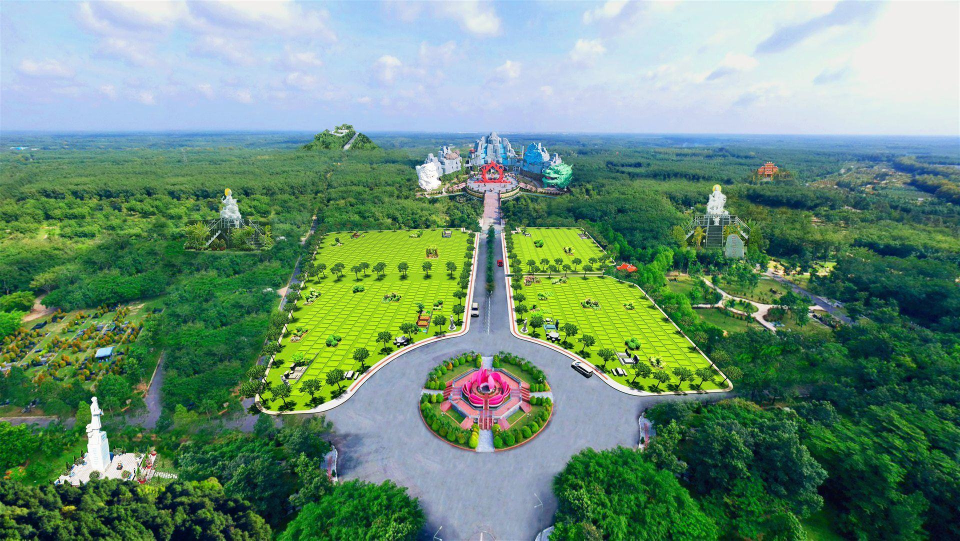
#> input picture assets/img/avenue.jpg, 1920 x 1081 px (shown at 1/2 size); its folder holds only this picture in this run
$ python gen_sizes.py
#> lines starting #> are read from the running program, lines starting #| are printed output that depends on the picture
"""Tạo bản ảnh nhỏ (640w, 1080w) trong assets/img/r/ cho srcset. Chạy lại khi thêm ảnh: python _src/gen_sizes.py"""
import glob, os
from PIL import Image
WIDTHS = (640, 1080)
for p in glob.glob('assets/img/**/*.jpg', recursive=True):
    p = p.replace(os.sep, '/')
    if '/r/' in p: continue
    im = Image.open(p)
#> im is the input picture: PIL image 1920x1081 RGB; mean R, G, B 107.1, 143.1, 118.6
    if im.width <= 1180: continue
    rel = p[len('assets/img/'):-4]
    for w in WIDTHS:
        out = f'assets/img/r/{rel}-{w}.jpg'
        if os.path.exists(out) and os.path.getmtime(out) > os.path.getmtime(p): continue
        os.makedirs(os.path.dirname(out), exist_ok=True)
        im.convert('RGB').resize((w, round(im.height * w / im.width)), Image.LANCZOS).save(out, quality=80, progressive=True, optimize=True)
#> this loop made 2 passes
#> pass 1, `im.convert('RGB').resize((w, round(im.height * w / im.width)), Image.L..`:
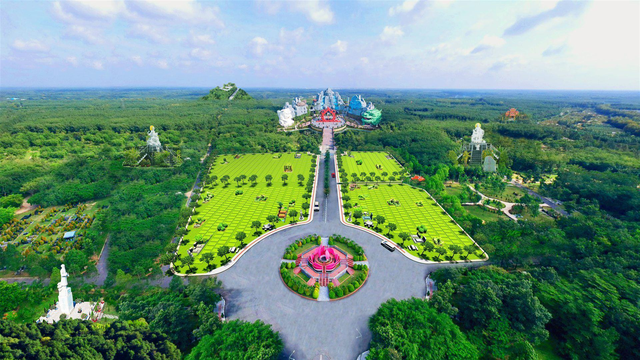
#> saved as avenue-640.jpg: PIL image 640x360 RGB; mean R, G, B 107.1, 143.1, 118.6
print('ok')

$ run again, on assets/img/cau-sieu.jpg
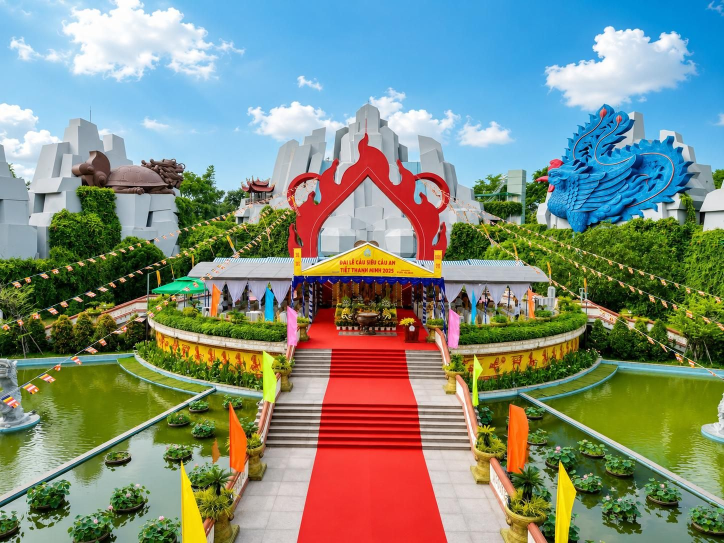
#> input picture assets/img/cau-sieu.jpg, 1448 x 1086 px (shown at 1/2 size)
#> im is the input picture: PIL image 1448x1086 RGB; mean R, G, B 128.7, 141.2, 126.8
#> the loop `for w in WIDTHS:` made 2 passes
#> pass 1, `im.convert('RGB').resize((w, round(im.height * w / im.width)), Image.L..`:
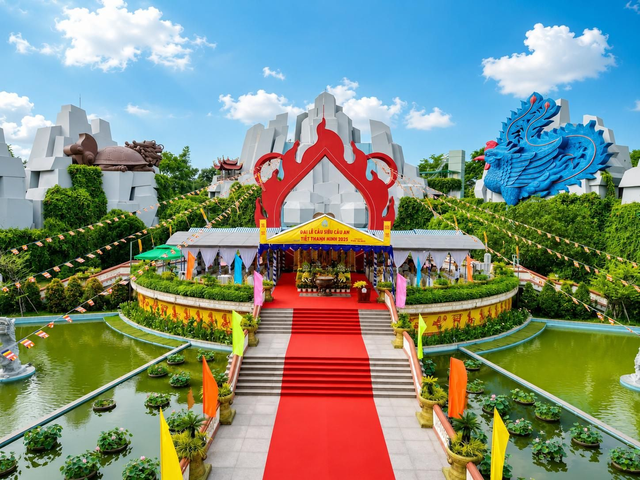
#> saved as cau-sieu-640.jpg: PIL image 640x480 RGB; mean R, G, B 128.7, 141.3, 126.8
#> pass 2, `im.convert('RGB').resize((w, round(im.height * w / im.width)), Image.L..`:
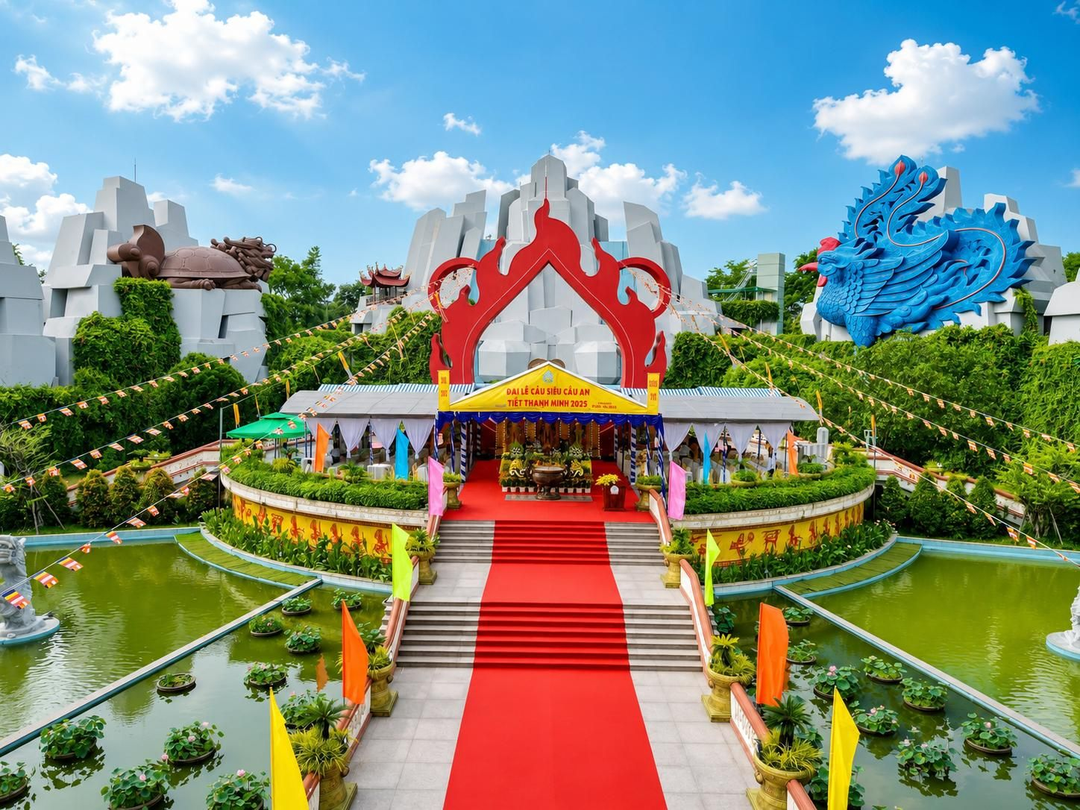
#> saved as cau-sieu-1080.jpg: PIL image 1080x810 RGB; mean R, G, B 128.7, 141.2, 126.8

$ run again, on assets/img/columbaria-blue.jpg
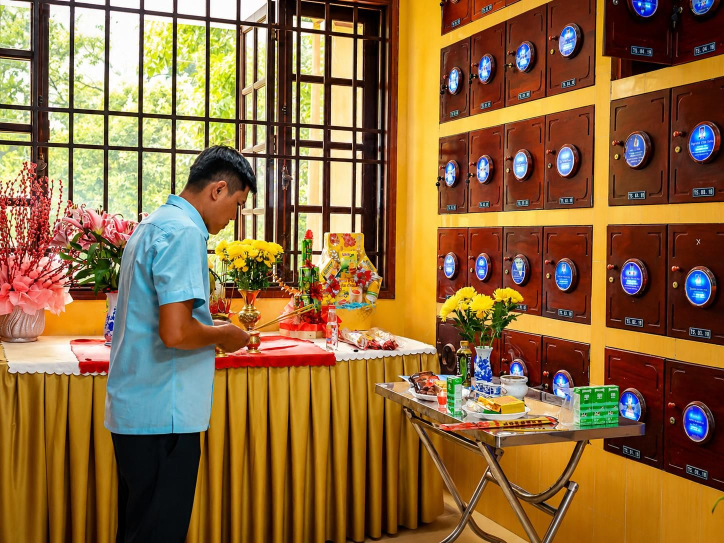
#> input picture assets/img/columbaria-blue.jpg, 1448 x 1086 px (shown at 1/2 size)
#> im is the input picture: PIL image 1448x1086 RGB; mean R, G, B 141.6, 106.3, 62.7
#> the loop `for w in WIDTHS:` made 2 passes
#> pass 1, `im.convert('RGB').resize((w, round(im.height * w / im.width)), Image.L..`:
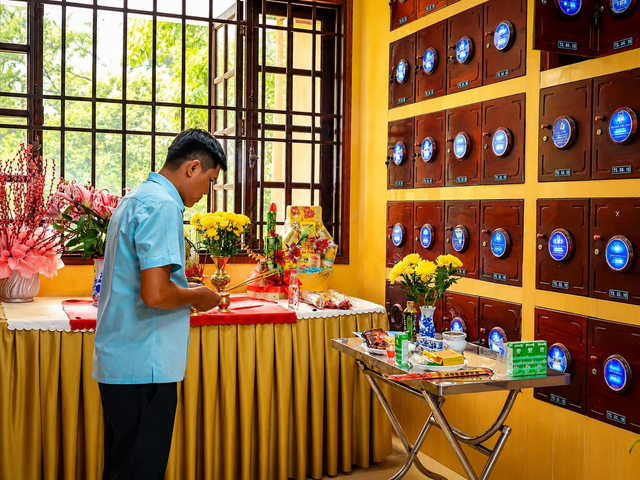
#> saved as columbaria-blue-640.jpg: PIL image 640x480 RGB; mean R, G, B 141.5, 106.3, 62.7
#> pass 2, `im.convert('RGB').resize((w, round(im.height * w / im.width)), Image.L..`:
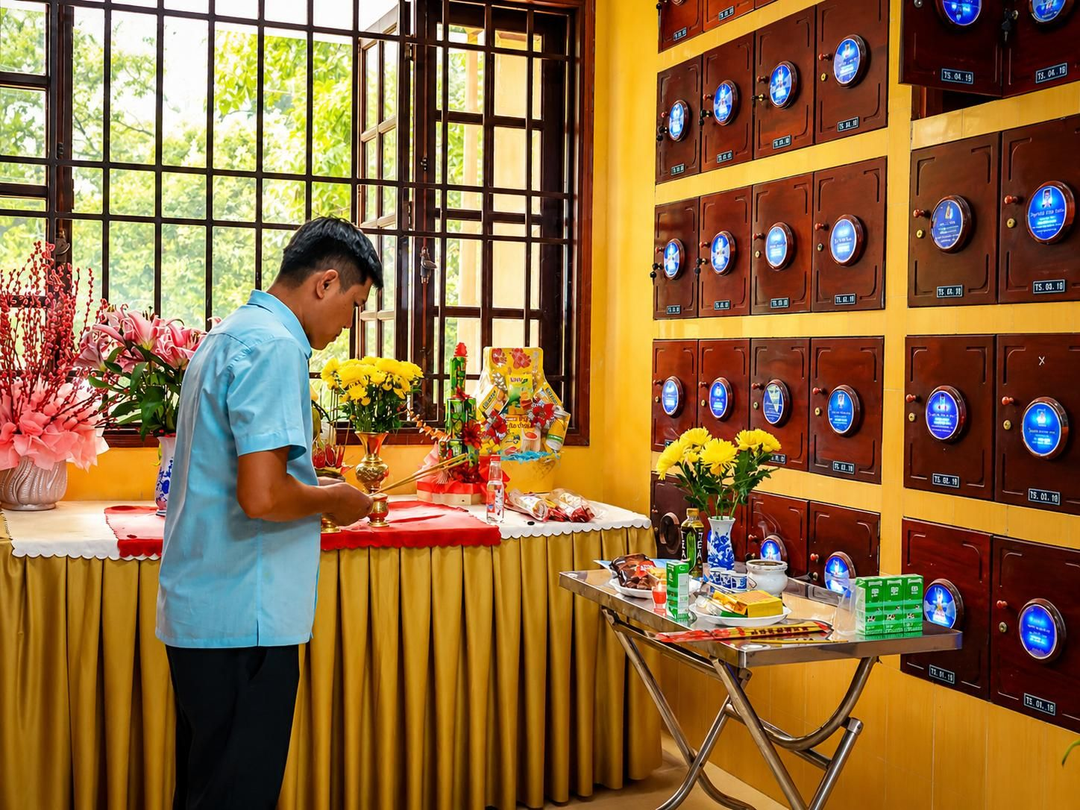
#> saved as columbaria-blue-1080.jpg: PIL image 1080x810 RGB; mean R, G, B 141.5, 106.3, 62.7

$ run again, on assets/img/bus.jpg
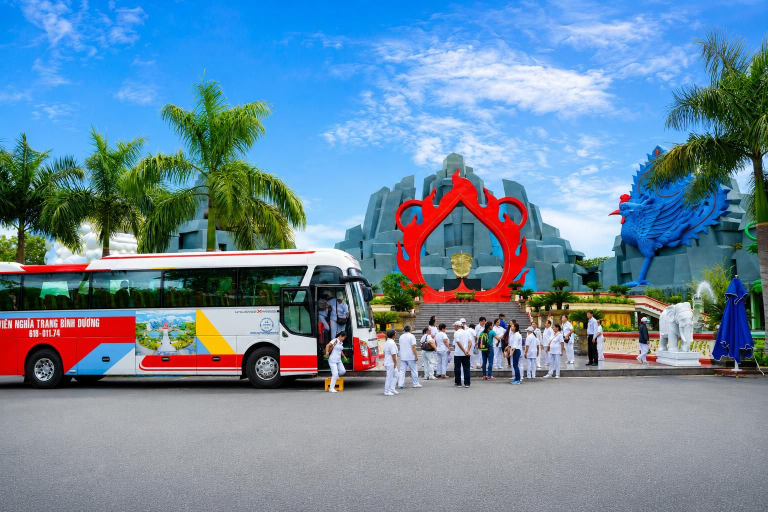
#> input picture assets/img/bus.jpg, 1536 x 1024 px (shown at 1/2 size)
#> im is the input picture: PIL image 1536x1024 RGB; mean R, G, B 110, 138.3, 160.4
#> the loop `for w in WIDTHS:` made 2 passes
#> pass 1, `im.convert('RGB').resize((w, round(im.height * w / im.width)), Image.L..`:
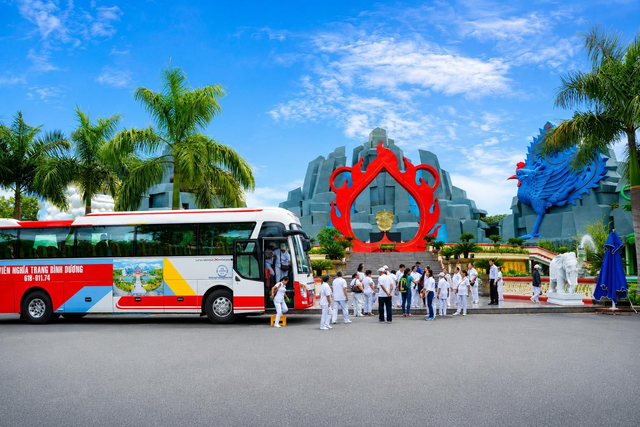
#> saved as bus-640.jpg: PIL image 640x427 RGB; mean R, G, B 110, 138.3, 160.4
#> pass 2, `im.convert('RGB').resize((w, round(im.height * w / im.width)), Image.L..`:
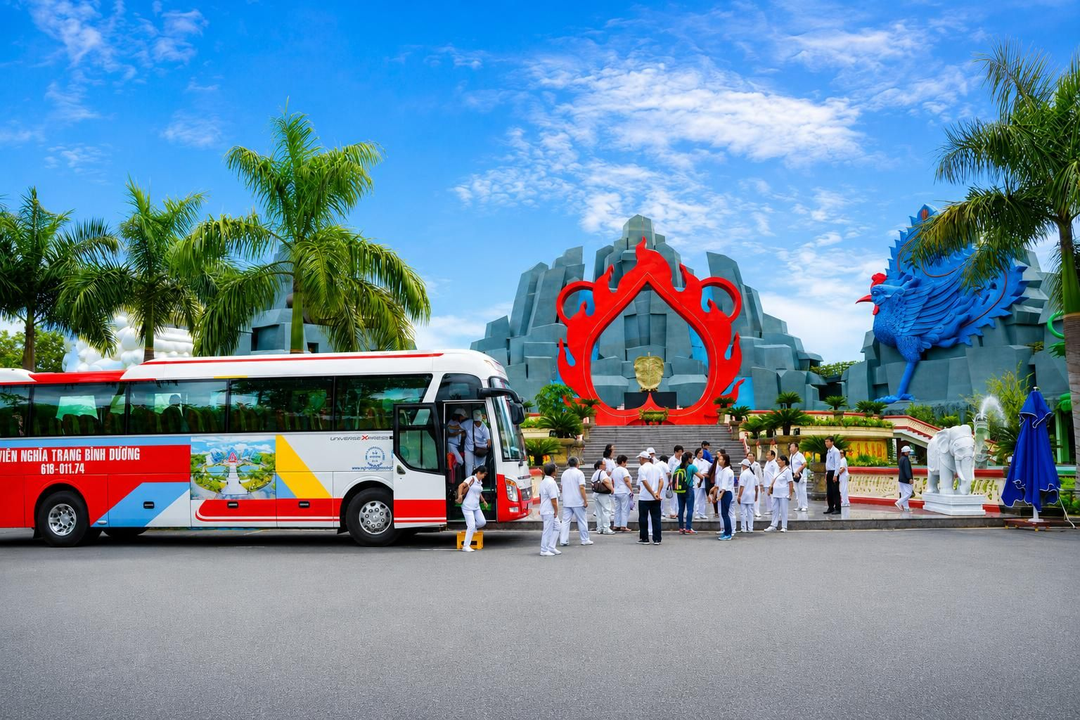
#> saved as bus-1080.jpg: PIL image 1080x720 RGB; mean R, G, B 110, 138.3, 160.4
